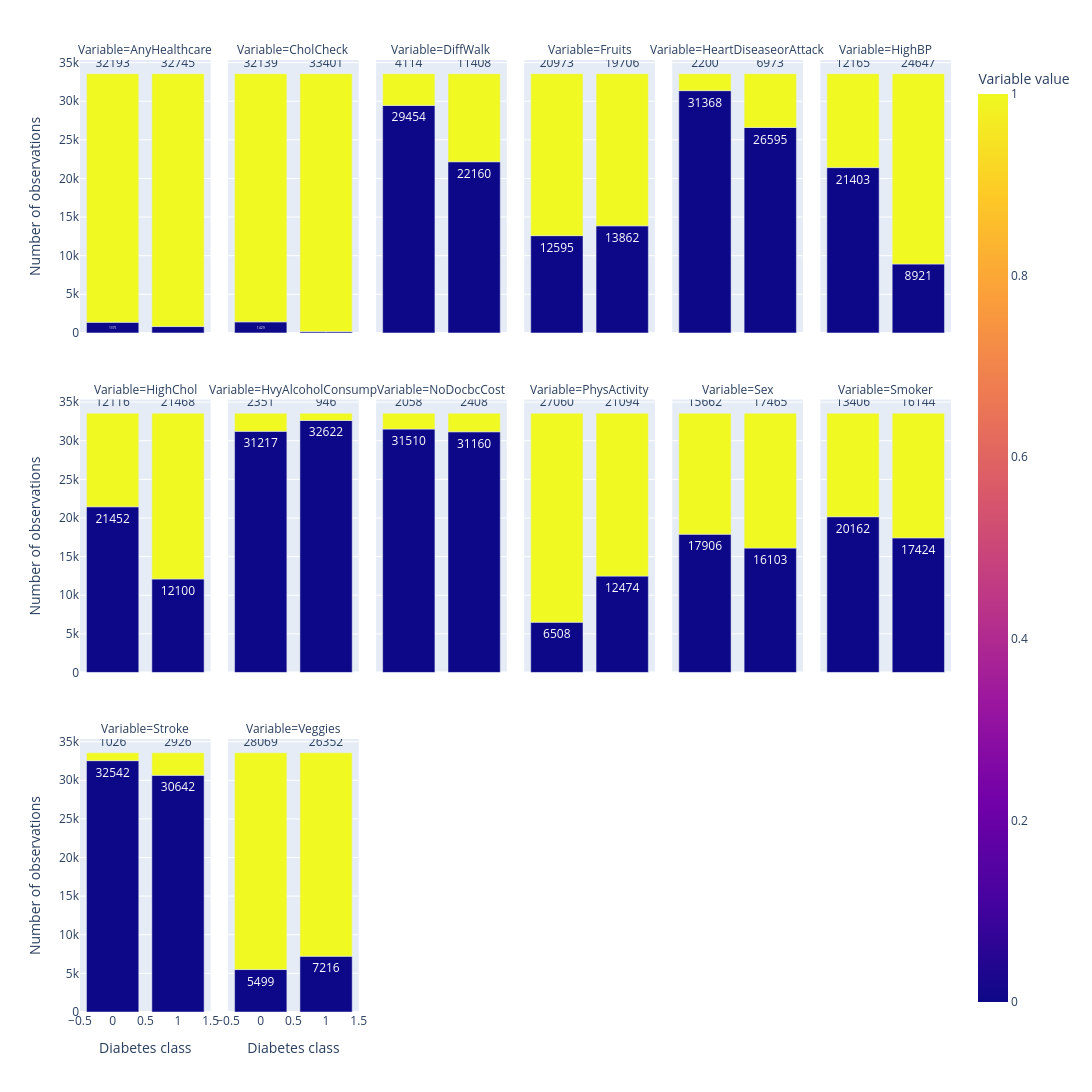

The notebook cell saved with this chart:
### Code cell
binary.append('Diabetes_binary')
df_2_mod = df_2.loc[:, [col for col in binary if col in df_2.columns]]

variables = [
    "HighBP",
    "HighChol",
    "CholCheck",
    "Smoker",
    "Stroke",
    "HeartDiseaseorAttack",
    "PhysActivity",
    "Fruits",
    "Veggies",
    "HvyAlcoholConsump",
    "AnyHealthcare",
    "NoDocbcCost",
    "DiffWalk",
    "Sex"
]

df_long = df_2_mod.melt(
    id_vars="Diabetes_binary",
    value_vars=variables,
    var_name="Variable",
    value_name="Value"
)

# Count observations
counts = (
    df_long
    .groupby(["Variable", "Diabetes_binary", "Value"])
    .size()
    .reset_index(name="Count")
)

fig = px.bar(
    counts,
    x="Diabetes_binary",
    y="Count",
    color="Value",
    facet_col="Variable",
    facet_col_wrap=6,
    #barmode="group",
    text="Count",
    category_orders={
        "Diabetes_binary": [0.0, 1.0],
        "Value": [0.0, 1.0]
    },
    labels={
        "Diabetes_binary": "Diabetes class",
        "Count": "Number of observations",
        "Value": "Variable value"
    }
)

fig.update_traces(textposition="outside")

fig.update_layout(
    height=1200,
    width=1200)

fig.show()

### Figure 1 — Plotly figure (JSON) as saved in the notebook; plotly's stock layout.template omitted (floating-point values rounded to 4 significant figures)
{"data": [{"hovertemplate": "Variable=AnyHealthcare<br>Diabetes class=%{x}<br>Number of observations=%{text}<br>Variable value=%{marker.color}<extra></extra>", "legendgroup": "", "marker": {"color": [0.0, 1.0, 0.0, 1.0], "coloraxis": "coloraxis", "pattern": {"shape": ""}}, "name": "", "orientation": "v", "showlegend": false, "text": [1375.0, 32190.0, 823.0, 32740.0], "textposition": "outside", "type": "bar", "x": [0.0, 0.0, 1.0, 1.0], "xaxis": "x13", "y": [1375, 32193, 823, 32745], "yaxis": "y13"}, {"hovertemplate": "Variable=CholCheck<br>Diabetes class=%{x}<br>Number of observations=%{text}<br>Variable value=%{marker.color}<extra></extra>", "legendgroup": "", "marker": {"color": [0.0, 1.0, 0.0, 1.0], "coloraxis": "coloraxis", "pattern": {"shape": ""}}, "name": "", "orientation": "v", "showlegend": false, "text": [1429.0, 32140.0, 167.0, 33400.0], "textposition": "outside", "type": "bar", "x": [0.0, 0.0, 1.0, 1.0], "xaxis": "x14", "y": [1429, 32139, 167, 33401], "yaxis": "y14"}, {"hovertemplate": "Variable=DiffWalk<br>Diabetes class=%{x}<br>Number of observations=%{text}<br>Variable value=%{marker.color}<extra></extra>", "legendgroup": "", "marker": {"color": [0.0, 1.0, 0.0, 1.0], "coloraxis": "coloraxis", "pattern": {"shape": ""}}, "name": "", "orientation": "v", "showlegend": false, "text": [29450.0, 4114.0, 22160.0, 11410.0], "textposition": "outside", "type": "bar", "x": [0.0, 0.0, 1.0, 1.0], "xaxis": "x15", "y": [29454, 4114, 22160, 11408], "yaxis": "y15"}, {"hovertemplate": "Variable=Fruits<br>Diabetes class=%{x}<br>Number of observations=%{text}<br>Variable value=%{marker.color}<extra></extra>", "legendgroup": "", "marker": {"color": [0.0, 1.0, 0.0, 1.0], "coloraxis": "coloraxis", "pattern": {"shape": ""}}, "name": "", "orientation": "v", "showlegend": false, "text": [12600.0, 20970.0, 13860.0, 19710.0], "textposition": "outside", "type": "bar", "x": [0.0, 0.0, 1.0, 1.0], "xaxis": "x16", "y": [12595, 20973, 13862, 19706], "yaxis": "y16"}, {"hovertemplate": "Variable=HeartDiseaseorAttack<br>Diabetes class=%{x}<br>Number of observations=%{text}<br>Variable value=%{marker.color}<extra></extra>", "legendgroup": "", "marker": {"color": [0.0, 1.0, 0.0, 1.0], "coloraxis": "coloraxis", "pattern": {"shape": ""}}, "name": "", "orientation": "v", "showlegend": false, "text": [31370.0, 2200.0, 26600.0, 6973.0], "textposition": "outside", "type": "bar", "x": [0.0, 0.0, 1.0, 1.0], "xaxis": "x17", "y": [31368, 2200, 26595, 6973], "yaxis": "y17"}, {"hovertemplate": "Variable=HighBP<br>Diabetes class=%{x}<br>Number of observations=%{text}<br>Variable value=%{marker.color}<extra></extra>", "legendgroup": "", "marker": {"color": [0.0, 1.0, 0.0, 1.0], "coloraxis": "coloraxis", "pattern": {"shape": ""}}, "name": "", "orientation": "v", "showlegend": false, "text": [21400.0, 12160.0, 8921.0, 24650.0], "textposition": "outside", "type": "bar", "x": [0.0, 0.0, 1.0, 1.0], "xaxis": "x18", "y": [21403, 12165, 8921, 24647], "yaxis": "y18"}, {"hovertemplate": "Variable=HighChol<br>Diabetes class=%{x}<br>Number of observations=%{text}<br>Variable value=%{marker.color}<extra></extra>", "legendgroup": "", "marker": {"color": [0.0, 1.0, 0.0, 1.0], "coloraxis": "coloraxis", "pattern": {"shape": ""}}, "name": "", "orientation": "v", "showlegend": false, "text": [21450.0, 12120.0, 12100.0, 21470.0], "textposition": "outside", "type": "bar", "x": [0.0, 0.0, 1.0, 1.0], "xaxis": "x7", "y": [21452, 12116, 12100, 21468], "yaxis": "y7"}, {"hovertemplate": "Variable=HvyAlcoholConsump<br>Diabetes class=%{x}<br>Number of observations=%{text}<br>Variable value=%{marker.color}<extra></extra>", "legendgroup": "", "marker": {"color": [0.0, 1.0, 0.0, 1.0], "coloraxis": "coloraxis", "pattern": {"shape": ""}}, "name": "", "orientation": "v", "showlegend": false, "text": [31220.0, 2351.0, 32620.0, 946.0], "textposition": "outside", "type": "bar", "x": [0.0, 0.0, 1.0, 1.0], "xaxis": "x8", "y": [31217, 2351, 32622, 946], "yaxis": "y8"}, {"hovertemplate": "Variable=NoDocbcCost<br>Diabetes class=%{x}<br>Number of observations=%{text}<br>Variable value=%{marker.color}<extra></extra>", "legendgroup": "", "marker": {"color": [0.0, 1.0, 0.0, 1.0], "coloraxis": "coloraxis", "pattern": {"shape": ""}}, "name": "", "orientation": "v", "showlegend": false, "text": [31510.0, 2058.0, 31160.0, 2408.0], "textposition": "outside", "type": "bar", "x": [0.0, 0.0, 1.0, 1.0], "xaxis": "x9", "y": [31510, 2058, 31160, 2408], "yaxis": "y9"}, {"hovertemplate": "Variable=PhysActivity<br>Diabetes class=%{x}<br>Number of observations=%{text}<br>Variable value=%{marker.color}<extra></extra>", "legendgroup": "", "marker": {"color": [0.0, 1.0, 0.0, 1.0], "coloraxis": "coloraxis", "pattern": {"shape": ""}}, "name": "", "orientation": "v", "showlegend": false, "text": [6508.0, 27060.0, 12470.0, 21090.0], "textposition": "outside", "type": "bar", "x": [0.0, 0.0, 1.0, 1.0], "xaxis": "x10", "y": [6508, 27060, 12474, 21094], "yaxis": "y10"}, {"hovertemplate": "Variable=Sex<br>Diabetes class=%{x}<br>Number of observations=%{text}<br>Variable value=%{marker.color}<extra></extra>", "legendgroup": "", "marker": {"color": [0.0, 1.0, 0.0, 1.0], "coloraxis": "coloraxis", "pattern": {"shape": ""}}, "name": "", "orientation": "v", "showlegend": false, "text": [17910.0, 15660.0, 16100.0, 17460.0], "textposition": "outside", "type": "bar", "x": [0.0, 0.0, 1.0, 1.0], "xaxis": "x11", "y": [17906, 15662, 16103, 17465], "yaxis": "y11"}, {"hovertemplate": "Variable=Smoker<br>Diabetes class=%{x}<br>Number of observations=%{text}<br>Variable value=%{marker.color}<extra></extra>", "legendgroup": "", "marker": {"color": [0.0, 1.0, 0.0, 1.0], "coloraxis": "coloraxis", "pattern": {"shape": ""}}, "name": "", "orientation": "v", "showlegend": false, "text": [20160.0, 13410.0, 17420.0, 16140.0], "textposition": "outside", "type": "bar", "x": [0.0, 0.0, 1.0, 1.0], "xaxis": "x12", "y": [20162, 13406, 17424, 16144], "yaxis": "y12"}, {"hovertemplate": "Variable=Stroke<br>Diabetes class=%{x}<br>Number of observations=%{text}<br>Variable value=%{marker.color}<extra></extra>", "legendgroup": "", "marker": {"color": [0.0, 1.0, 0.0, 1.0], "coloraxis": "coloraxis", "pattern": {"shape": ""}}, "name": "", "orientation": "v", "showlegend": false, "text": [32540.0, 1026.0, 30640.0, 2926.0], "textposition": "outside", "type": "bar", "x": [0.0, 0.0, 1.0, 1.0], "xaxis": "x", "y": [32542, 1026, 30642, 2926], "yaxis": "y"}, {"hovertemplate": "Variable=Veggies<br>Diabetes class=%{x}<br>Number of observations=%{text}<br>Variable value=%{marker.color}<extra></extra>", "legendgroup": "", "marker": {"color": [0.0, 1.0, 0.0, 1.0], "coloraxis": "coloraxis", "pattern": {"shape": ""}}, "name": "", "orientation": "v", "showlegend": false, "text": [5499.0, 28070.0, 7216.0, 26350.0], "textposition": "outside", "type": "bar", "x": [0.0, 0.0, 1.0, 1.0], "xaxis": "x2", "y": [5499, 28069, 7216, 26352], "yaxis": "y2"}], "layout": {"annotations": [{"font": {}, "showarrow": false, "text": "Variable=Stroke", "x": 0.075, "xanchor": "center", "xref": "paper", "y": 0.2867, "yanchor": "bottom", "yref": "paper"}, {"font": {}, "showarrow": false, "text": "Variable=Veggies", "x": 0.245, "xanchor": "center", "xref": "paper", "y": 0.2867, "yanchor": "bottom", "yref": "paper"}, {"font": {}, "showarrow": false, "text": "Variable=HighChol", "x": 0.075, "xanchor": "center", "xref": "paper", "y": 0.6433, "yanchor": "bottom", "yref": "paper"}, {"font": {}, "showarrow": false, "text": "Variable=HvyAlcoholConsump", "x": 0.245, "xanchor": "center", "xref": "paper", "y": 0.6433, "yanchor": "bottom", "yref": "paper"}, {"font": {}, "showarrow": false, "text": "Variable=NoDocbcCost", "x": 0.415, "xanchor": "center", "xref": "paper", "y": 0.6433, "yanchor": "bottom", "yref": "paper"}, {"font": {}, "showarrow": false, "text": "Variable=PhysActivity", "x": 0.585, "xanchor": "center", "xref": "paper", "y": 0.6433, "yanchor": "bottom", "yref": "paper"}, {"font": {}, "showarrow": false, "text": "Variable=Sex", "x": 0.755, "xanchor": "center", "xref": "paper", "y": 0.6433, "yanchor": "bottom", "yref": "paper"}, {"font": {}, "showarrow": false, "text": "Variable=Smoker", "x": 0.925, "xanchor": "center", "xref": "paper", "y": 0.6433, "yanchor": "bottom", "yref": "paper"}, {"font": {}, "showarrow": false, "text": "Variable=AnyHealthcare", "x": 0.075, "xanchor": "center", "xref": "paper", "y": 1.0, "yanchor": "bottom", "yref": "paper"}, {"font": {}, "showarrow": false, "text": "Variable=CholCheck", "x": 0.245, "xanchor": "center", "xref": "paper", "y": 1.0, "yanchor": "bottom", "yref": "paper"}, {"font": {}, "showarrow": false, "text": "Variable=DiffWalk", "x": 0.415, "xanchor": "center", "xref": "paper", "y": 1.0, "yanchor": "bottom", "yref": "paper"}, {"font": {}, "showarrow": false, "text": "Variable=Fruits", "x": 0.585, "xanchor": "center", "xref": "paper", "y": 1.0, "yanchor": "bottom", "yref": "paper"}, {"font": {}, "showarrow": false, "text": "Variable=HeartDiseaseorAttack", "x": 0.755, "xanchor": "center", "xref": "paper", "y": 1.0, "yanchor": "bottom", "yref": "paper"}, {"font": {}, "showarrow": false, "text": "Variable=HighBP", "x": 0.925, "xanchor": "center", "xref": "paper", "y": 1.0, "yanchor": "bottom", "yref": "paper"}], "barmode": "relative", "coloraxis": {"colorbar": {"title": {"text": "Variable value"}}, "colorscale": [[0, "#0d0887"], [0.1111, "#46039f"], [0.2222, "#7201a8"], [0.3333, "#9c179e"], [0.4444, "#bd3786"], [0.5556, "#d8576b"], [0.6667, "#ed7953"], [0.7778, "#fb9f3a"], [0.8889, "#fdca26"], [1, "#f0f921"]]}, "height": 1200, "legend": {"tracegroupgap": 0}, "margin": {"t": 60}, "width": 1200, "xaxis": {"anchor": "y", "categoryarray": [0, 1], "categoryorder": "array", "domain": [0, 0.15], "title": {"text": "Diabetes class"}}, "xaxis10": {"anchor": "y10", "domain": [0.51, 0.66], "matches": "x", "showticklabels": false}, "xaxis11": {"anchor": "y11", "domain": [0.68, 0.83], "matches": "x", "showticklabels": false}, "xaxis12": {"anchor": "y12", "domain": [0.85, 1], "matches": "x", "showticklabels": false}, "xaxis13": {"anchor": "y13", "domain": [0, 0.15], "matches": "x", "showticklabels": false}, "xaxis14": {"anchor": "y14", "domain": [0.17, 0.32], "matches": "x", "showticklabels": false}, "xaxis15": {"anchor": "y15", "domain": [0.34, 0.49], "matches": "x", "showticklabels": false}, "xaxis16": {"anchor": "y16", "domain": [0.51, 0.66], "matches": "x", "showticklabels": false}, "xaxis17": {"anchor": "y17", "domain": [0.68, 0.83], "matches": "x", "showticklabels": false}, "xaxis18": {"anchor": "y18", "domain": [0.85, 1], "matches": "x", "showticklabels": false}, "xaxis2": {"anchor": "y2", "categoryarray": [0, 1], "categoryorder": "array", "domain": [0.17, 0.32], "matches": "x", "title": {"text": "Diabetes class"}}, "xaxis3": {"anchor": "y3", "categoryarray": [0, 1], "categoryorder": "array", "domain": [0.34, 0.49], "matches": "x", "title": {"text": "Diabetes class"}}, "xaxis4": {"anchor": "y4", "categoryarray": [0, 1], "categoryorder": "array", "domain": [0.51, 0.66], "matches": "x", "title": {"text": "Diabetes class"}}, "xaxis5": {"anchor": "y5", "categoryarray": [0, 1], "categoryorder": "array", "domain": [0.68, 0.83], "matches": "x", "title": {"text": "Diabetes class"}}, "xaxis6": {"anchor": "y6", "categoryarray": [0, 1], "categoryorder": "array", "domain": [0.85, 1], "matches": "x", "title": {"text": "Diabetes class"}}, "xaxis7": {"anchor": "y7", "domain": [0, 0.15], "matches": "x", "showticklabels": false}, "xaxis8": {"anchor": "y8", "domain": [0.17, 0.32], "matches": "x", "showticklabels": false}, "xaxis9": {"anchor": "y9", "domain": [0.34, 0.49], "matches": "x", "showticklabels": false}, "yaxis": {"anchor": "x", "domain": [0, 0.2867], "title": {"text": "Number of observations"}}, "yaxis10": {"anchor": "x10", "domain": [0.3567, 0.6433], "matches": "y", "showticklabels": false}, "yaxis11": {"anchor": "x11", "domain": [0.3567, 0.6433], "matches": "y", "showticklabels": false}, "yaxis12": {"anchor": "x12", "domain": [0.3567, 0.6433], "matches": "y", "showticklabels": false}, "yaxis13": {"anchor": "x13", "domain": [0.7133, 1.0], "matches": "y", "title": {"text": "Number of observations"}}, "yaxis14": {"anchor": "x14", "domain": [0.7133, 1.0], "matches": "y", "showticklabels": false}, "yaxis15": {"anchor": "x15", "domain": [0.7133, 1.0], "matches": "y", "showticklabels": false}, "yaxis16": {"anchor": "x16", "domain": [0.7133, 1.0], "matches": "y", "showticklabels": false}, "yaxis17": {"anchor": "x17", "domain": [0.7133, 1.0], "matches": "y", "showticklabels": false}, "yaxis18": {"anchor": "x18", "domain": [0.7133, 1.0], "matches": "y", "showticklabels": false}, "yaxis2": {"anchor": "x2", "domain": [0, 0.2867], "matches": "y", "showticklabels": false}, "yaxis3": {"anchor": "x3", "domain": [0, 0.2867], "matches": "y", "showticklabels": false}, "yaxis4": {"anchor": "x4", "domain": [0, 0.2867], "matches": "y", "showticklabels": false}, "yaxis5": {"anchor": "x5", "domain": [0, 0.2867], "matches": "y", "showticklabels": false}, "yaxis6": {"anchor": "x6", "domain": [0, 0.2867], "matches": "y", "showticklabels": false}, "yaxis7": {"anchor": "x7", "domain": [0.3567, 0.6433], "matches": "y", "title": {"text": "Number of observations"}}, "yaxis8": {"anchor": "x8", "domain": [0.3567, 0.6433], "matches": "y", "showticklabels": false}, "yaxis9": {"anchor": "x9", "domain": [0.3567, 0.6433], "matches": "y", "showticklabels": false}}}
